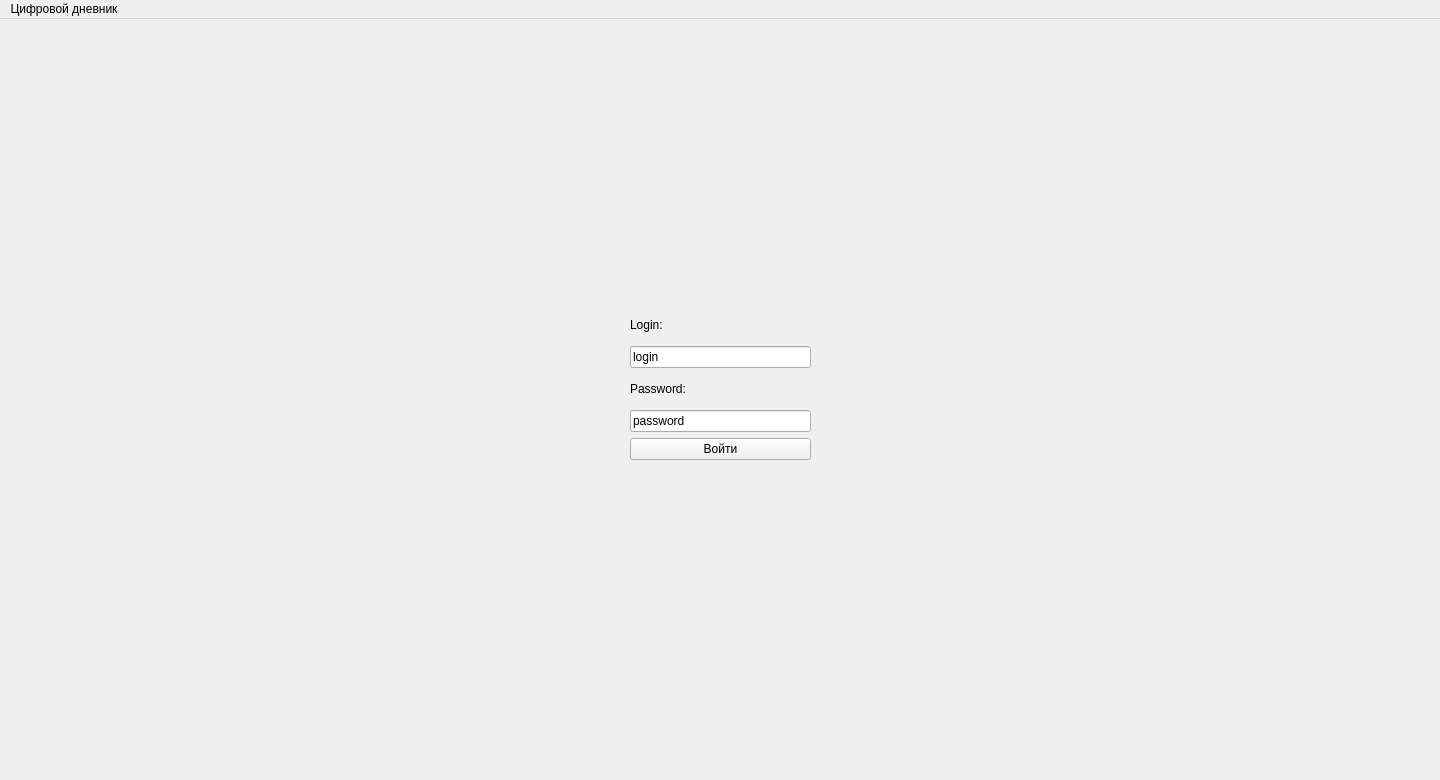
<?xml version="1.0" encoding="UTF-8"?>
<ui version="4.0">
 <class>StartWindow</class>
 <widget class="QMainWindow" name="StartWindow">
  <property name="geometry">
   <rect>
    <x>0</x>
    <y>0</y>
    <width>1440</width>
    <height>780</height>
   </rect>
  </property>
  <property name="minimumSize">
   <size>
    <width>1440</width>
    <height>780</height>
   </size>
  </property>
  <property name="maximumSize">
   <size>
    <width>1440</width>
    <height>780</height>
   </size>
  </property>
  <property name="windowTitle">
   <string>MainWindow</string>
  </property>
  <widget class="QWidget" name="centralwidget">
   <widget class="QWidget" name="gridLayoutWidget">
    <property name="geometry">
     <rect>
      <x>630</x>
      <y>290</y>
      <width>181</width>
      <height>151</height>
     </rect>
    </property>
    <layout class="QGridLayout" name="gridLayout_2">
     <item row="4" column="0">
      <widget class="QPushButton" name="loginButton_2">
       <property name="text">
        <string>Войти</string>
       </property>
      </widget>
     </item>
     <item row="3" column="0">
      <widget class="QLineEdit" name="passwordLine_2">
       <property name="text">
        <string>password</string>
       </property>
      </widget>
     </item>
     <item row="1" column="0">
      <widget class="QLineEdit" name="loginLine_2">
       <property name="text">
        <string>login</string>
       </property>
      </widget>
     </item>
     <item row="0" column="0">
      <widget class="QLabel" name="loginText">
       <property name="text">
        <string>Login:</string>
       </property>
      </widget>
     </item>
     <item row="2" column="0">
      <widget class="QLabel" name="passwordText">
       <property name="text">
        <string>Password:</string>
       </property>
      </widget>
     </item>
    </layout>
   </widget>
  </widget>
  <widget class="QMenuBar" name="menuBar">
   <property name="geometry">
    <rect>
     <x>0</x>
     <y>0</y>
     <width>1440</width>
     <height>24</height>
    </rect>
   </property>
   <widget class="QMenu" name="menu">
    <property name="title">
     <string>Цифровой дневник</string>
    </property>
    <addaction name="action_about"/>
   </widget>
   <addaction name="menu"/>
  </widget>
  <action name="actionkvf">
   <property name="text">
    <string>kvf</string>
   </property>
  </action>
  <action name="action_about">
   <property name="text">
    <string>О программе</string>
   </property>
  </action>
  <action name="action_quit">
   <property name="text">
    <string>Закрыть</string>
   </property>
  </action>
 </widget>
 <resources/>
 <connections/>
</ui>
